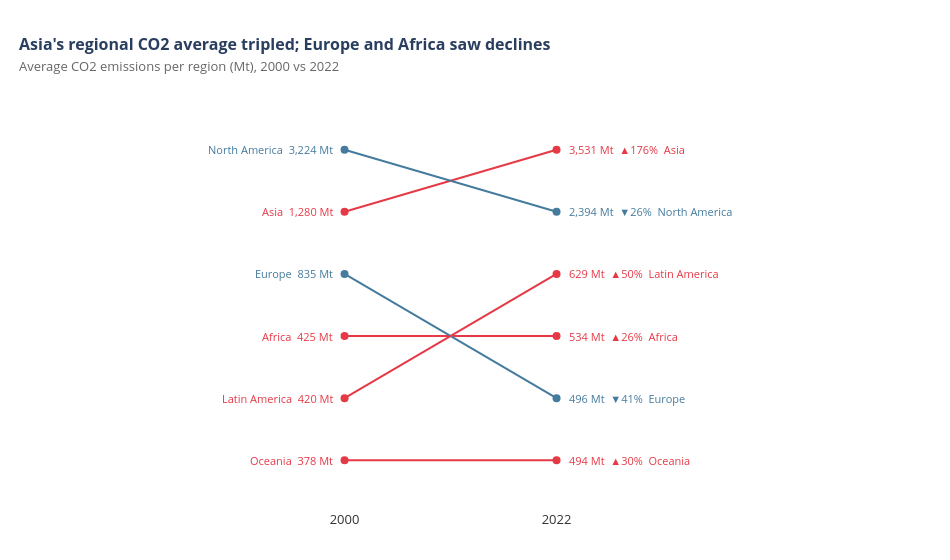

The notebook cell saved with this chart:
### Markdown cell above
---
## Task 2 — Slopegraph: Regional Change 2000 vs 2022

**What to build:** A slopegraph comparing **average regional CO2 emissions** between 2000 and 2022.

**Requirements:**
- One line per region (not per country — aggregate first)
- Colour: regions that increased = one colour; decreased = another
- Values labelled at both ends of each line
- No y-axis tick labels (the endpoint labels make them redundant)
- Insight title stating which regions moved most

> 💡 `df.groupby(['Region','Year'])['CO2_Mt'].mean().reset_index()` then filter to 2000 and 2022

### Code cell
# Task 2 — Slopegraph: regional averages
# YOUR CODE HERE

# Aggregate
regional = df.groupby(['Region', 'Year'])['CO2_Mt'].mean().reset_index()
r2000 = regional[regional['Year'] == 2000].set_index('Region')['CO2_Mt']
r2022 = regional[regional['Year'] == 2022].set_index('Region')['CO2_Mt']

regions = r2000.index.tolist()

COLOR_UP = '#E63946'
COLOR_DOWN = '#457B9D'

# Assign evenly spaced y-positions sorted by 2000 value
sorted_by_2000 = r2000.sort_values().index.tolist()
sorted_by_2022 = r2022.sort_values().index.tolist()

n = len(regions)
y_positions_2000 = {region: i for i, region in enumerate(sorted_by_2000)}
y_positions_2022 = {region: i for i, region in enumerate(sorted_by_2022)}

fig = go.Figure()

for region in regions:
    val_2000 = r2000[region]
    val_2022 = r2022[region]
    increased = val_2022 > val_2000
    color = COLOR_UP if increased else COLOR_DOWN
    pct_change = ((val_2022 - val_2000) / val_2000) * 100
    arrow = '▲' if increased else '▼'

    y0 = y_positions_2000[region]
    y1 = y_positions_2022[region]

    # Line
    fig.add_trace(go.Scatter(
        x=[2000, 2022],
        y=[y0, y1],
        mode='lines',
        line=dict(color=color, width=2),
        showlegend=False,
        hovertemplate=f'<b>{region}</b><br>2000: {val_2000:,.0f} Mt → 2022: {val_2022:,.0f} Mt<extra></extra>',
    ))

    # Dots
    fig.add_trace(go.Scatter(
        x=[2000, 2022], y=[y0, y1],
        mode='markers',
        marker=dict(color=color, size=8),
        showlegend=False,
        hoverinfo='skip',
    ))

    # Left label
    fig.add_annotation(
        x=2000, y=y0,
        text=f"{region}  {val_2000:,.0f} Mt",
        xanchor='right', xshift=-10,
        showarrow=False,
        font=dict(color=color, size=11),
    )

    # Right label
    fig.add_annotation(
        x=2022, y=y1,
        text=f"{val_2022:,.0f} Mt  {arrow}{abs(pct_change):.0f}%  {region}",
        xanchor='left', xshift=10,
        showarrow=False,
        font=dict(color=color, size=11),
    )

fig.update_layout(
    title=dict(
        text="<b>Asia's regional CO2 average tripled; Europe and Africa saw declines</b><br>"
             "<span style='font-size:13px;color:#666'>Average CO2 emissions per region (Mt), 2000 vs 2022</span>",
        x=0.02, xanchor='left',
        font=dict(size=16),
    ),
    xaxis=dict(
        tickvals=[2000, 2022],
        ticktext=['2000', '2022'],
        tickfont=dict(size=13, color='#333'),
        showgrid=False,
        zeroline=False,
        range=[1985, 2040],
    ),
    yaxis=dict(
        showticklabels=False,
        showgrid=False,
        zeroline=False,
        range=[-0.8, n - 0.2],
    ),
    plot_bgcolor='white',
    paper_bgcolor='white',
    margin=dict(l=200, r=220, t=100, b=50),
    width=950,
    height=560,
)

fig.show()

### Figure 1 — Plotly figure (JSON) as saved in the notebook; plotly's stock layout.template omitted (floating-point values rounded to 4 significant figures)
{"data": [{"hovertemplate": "<b>Africa</b><br>2000: 425 Mt → 2022: 534 Mt<extra></extra>", "line": {"color": "#E63946", "width": 2}, "mode": "lines", "showlegend": false, "type": "scatter", "x": [2000, 2022], "y": [2, 2]}, {"hoverinfo": "skip", "marker": {"color": "#E63946", "size": 8}, "mode": "markers", "showlegend": false, "type": "scatter", "x": [2000, 2022], "y": [2, 2]}, {"hovertemplate": "<b>Asia</b><br>2000: 1,280 Mt → 2022: 3,531 Mt<extra></extra>", "line": {"color": "#E63946", "width": 2}, "mode": "lines", "showlegend": false, "type": "scatter", "x": [2000, 2022], "y": [4, 5]}, {"hoverinfo": "skip", "marker": {"color": "#E63946", "size": 8}, "mode": "markers", "showlegend": false, "type": "scatter", "x": [2000, 2022], "y": [4, 5]}, {"hovertemplate": "<b>Europe</b><br>2000: 835 Mt → 2022: 496 Mt<extra></extra>", "line": {"color": "#457B9D", "width": 2}, "mode": "lines", "showlegend": false, "type": "scatter", "x": [2000, 2022], "y": [3, 1]}, {"hoverinfo": "skip", "marker": {"color": "#457B9D", "size": 8}, "mode": "markers", "showlegend": false, "type": "scatter", "x": [2000, 2022], "y": [3, 1]}, {"hovertemplate": "<b>Latin America</b><br>2000: 420 Mt → 2022: 629 Mt<extra></extra>", "line": {"color": "#E63946", "width": 2}, "mode": "lines", "showlegend": false, "type": "scatter", "x": [2000, 2022], "y": [1, 3]}, {"hoverinfo": "skip", "marker": {"color": "#E63946", "size": 8}, "mode": "markers", "showlegend": false, "type": "scatter", "x": [2000, 2022], "y": [1, 3]}, {"hovertemplate": "<b>North America</b><br>2000: 3,224 Mt → 2022: 2,394 Mt<extra></extra>", "line": {"color": "#457B9D", "width": 2}, "mode": "lines", "showlegend": false, "type": "scatter", "x": [2000, 2022], "y": [5, 4]}, {"hoverinfo": "skip", "marker": {"color": "#457B9D", "size": 8}, "mode": "markers", "showlegend": false, "type": "scatter", "x": [2000, 2022], "y": [5, 4]}, {"hovertemplate": "<b>Oceania</b><br>2000: 378 Mt → 2022: 494 Mt<extra></extra>", "line": {"color": "#E63946", "width": 2}, "mode": "lines", "showlegend": false, "type": "scatter", "x": [2000, 2022], "y": [0, 0]}, {"hoverinfo": "skip", "marker": {"color": "#E63946", "size": 8}, "mode": "markers", "showlegend": false, "type": "scatter", "x": [2000, 2022], "y": [0, 0]}], "layout": {"annotations": [{"font": {"color": "#E63946", "size": 11}, "showarrow": false, "text": "Africa  425 Mt", "x": 2000, "xanchor": "right", "xshift": -10, "y": 2}, {"font": {"color": "#E63946", "size": 11}, "showarrow": false, "text": "534 Mt  ▲26%  Africa", "x": 2022, "xanchor": "left", "xshift": 10, "y": 2}, {"font": {"color": "#E63946", "size": 11}, "showarrow": false, "text": "Asia  1,280 Mt", "x": 2000, "xanchor": "right", "xshift": -10, "y": 4}, {"font": {"color": "#E63946", "size": 11}, "showarrow": false, "text": "3,531 Mt  ▲176%  Asia", "x": 2022, "xanchor": "left", "xshift": 10, "y": 5}, {"font": {"color": "#457B9D", "size": 11}, "showarrow": false, "text": "Europe  835 Mt", "x": 2000, "xanchor": "right", "xshift": -10, "y": 3}, {"font": {"color": "#457B9D", "size": 11}, "showarrow": false, "text": "496 Mt  ▼41%  Europe", "x": 2022, "xanchor": "left", "xshift": 10, "y": 1}, {"font": {"color": "#E63946", "size": 11}, "showarrow": false, "text": "Latin America  420 Mt", "x": 2000, "xanchor": "right", "xshift": -10, "y": 1}, {"font": {"color": "#E63946", "size": 11}, "showarrow": false, "text": "629 Mt  ▲50%  Latin America", "x": 2022, "xanchor": "left", "xshift": 10, "y": 3}, {"font": {"color": "#457B9D", "size": 11}, "showarrow": false, "text": "North America  3,224 Mt", "x": 2000, "xanchor": "right", "xshift": -10, "y": 5}, {"font": {"color": "#457B9D", "size": 11}, "showarrow": false, "text": "2,394 Mt  ▼26%  North America", "x": 2022, "xanchor": "left", "xshift": 10, "y": 4}, {"font": {"color": "#E63946", "size": 11}, "showarrow": false, "text": "Oceania  378 Mt", "x": 2000, "xanchor": "right", "xshift": -10, "y": 0}, {"font": {"color": "#E63946", "size": 11}, "showarrow": false, "text": "494 Mt  ▲30%  Oceania", "x": 2022, "xanchor": "left", "xshift": 10, "y": 0}], "height": 560, "margin": {"b": 50, "l": 200, "r": 220, "t": 100}, "paper_bgcolor": "white", "plot_bgcolor": "white", "title": {"font": {"size": 16}, "text": "<b>Asia's regional CO2 average tripled; Europe and Africa saw declines</b><br><span style='font-size:13px;color:#666'>Average CO2 emissions per region (Mt), 2000 vs 2022</span>", "x": 0.02, "xanchor": "left"}, "width": 950, "xaxis": {"range": [1985, 2040], "showgrid": false, "tickfont": {"color": "#333", "size": 13}, "ticktext": ["2000", "2022"], "tickvals": [2000, 2022], "zeroline": false}, "yaxis": {"range": [-0.8, 5.8], "showgrid": false, "showticklabels": false, "zeroline": false}}}
